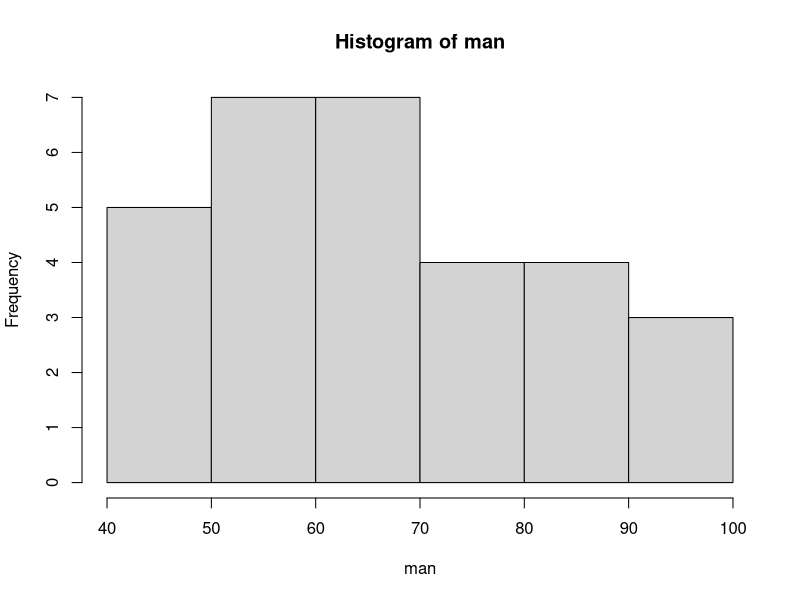
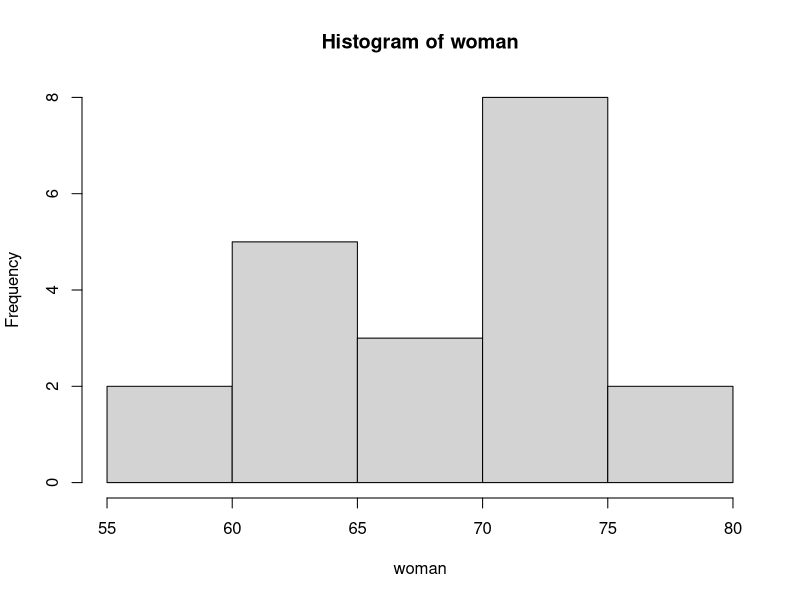
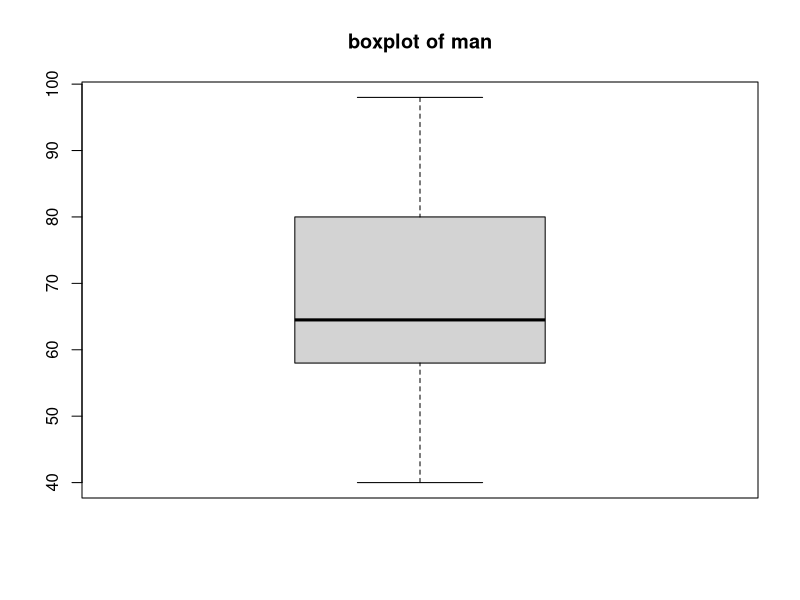
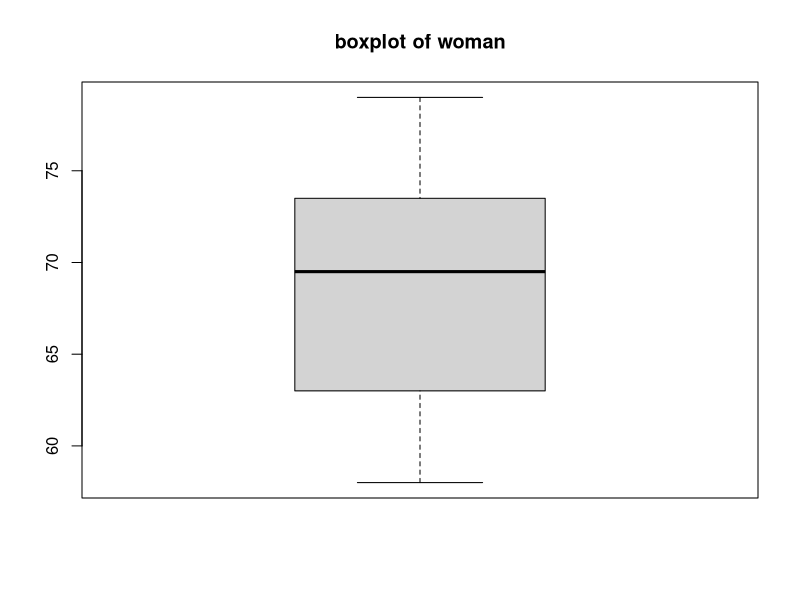

These charts were generated, in order, by the following R code:
# Title     : TODO
# Objective : TODO
# Created by: coeat
# Created on: 2021/04/23

getmode <- function(v) {
  uniqv <- unique(v)
  #unique는 현재 벡터에서 유니크 값만 남긴다.
  uniqv[which.max(tabulate(match(v, uniqv)))]
  #tabulate(match(v, uniqv)) -> uniqv의 배열을 모체로 삼아서 v의 원소가 uniqv에 몇번 등장하는지 반환
  #which.max() -> 그중에서 최대값의 "인덱스"를 반환
}

man <- c(49, 86, 40, 45, 48, 93, 97, 58, 58, 98,
         58, 82, 52, 56, 50, 85, 80, 60, 62, 80,
         62, 72, 65, 60, 64, 70, 78, 67, 69, 88)
woman <- c(60, 72, 66, 65, 75, 78, 62, 64, 74, 58,
           68, 72, 67, 61, 62, 72, 79, 71, 74, 73)
hist(man)
hist(woman)
boxplot(man,
        main = 'boxplot of man')
boxplot(woman,
        main = 'boxplot of woman')

print('##########MAN')
mean(man)
median(man)
getmode(man)
sd(man)
print('##########MAN')
mean(woman)
median(woman)
getmode(woman)
sd(woman)